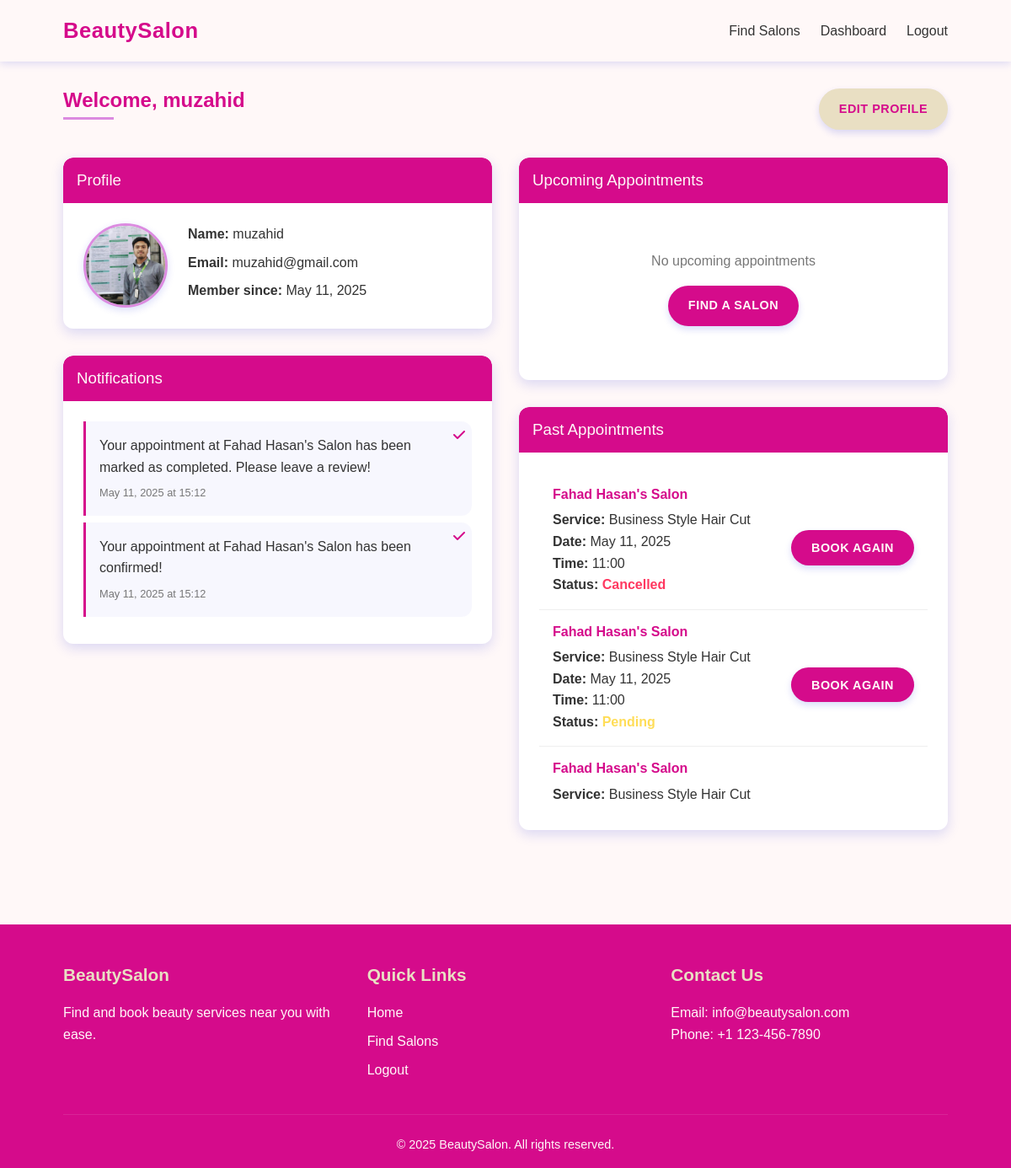
Page /customer/dashboard (signed in) on the committed database.
### app.py (models this page shows)
class User(db.Model, UserMixin):
    id = db.Column(db.Integer, primary_key=True)
    email = db.Column(db.String(100), unique=True, nullable=False)
    password = db.Column(db.String(200), nullable=False)
    name = db.Column(db.String(100), nullable=False)
    role = db.Column(db.String(20), nullable=False)  # 'customer' or 'salon_owner'
    profile_picture = db.Column(db.String(200), default='default_profile.jpg')
    date_created = db.Column(db.DateTime, default=datetime.utcnow)

class Notification(db.Model):
    id = db.Column(db.Integer, primary_key=True)
    user_id = db.Column(db.Integer, db.ForeignKey('user.id'), nullable=False)
    content = db.Column(db.Text, nullable=False)
    timestamp = db.Column(db.DateTime, default=datetime.utcnow)
    is_read = db.Column(db.Boolean, default=False)
    type = db.Column(db.String(50))  # appointment, message, system
    related_id = db.Column(db.Integer)  # ID of related entity (appointment, message)

class Appointment(db.Model):
    id = db.Column(db.Integer, primary_key=True)
    customer_id = db.Column(db.Integer, db.ForeignKey('user.id'), nullable=False)
    salon_id = db.Column(db.Integer, db.ForeignKey('salon.id'), nullable=False)
    service_id = db.Column(db.Integer, db.ForeignKey('service.id'), nullable=False)
    date = db.Column(db.Date, nullable=False)
    time = db.Column(db.Time, nullable=False)
    status = db.Column(db.String(20), default='pending')  # pending, confirmed, completed, cancelled
    created_at = db.Column(db.DateTime, default=datetime.utcnow)
    has_paid_deposit = db.Column(db.Boolean, default=False)
    deposit_amount = db.Column(db.Float, default=0.0)
    payment_method = db.Column(db.String(20), nullable=True)
    payment_status = db.Column(db.String(20), default='unpaid')  # unpaid, pending, completed
    discounted_price = db.Column(db.Float, default=0.0)
    transaction_id = db.Column(db.String(100), nullable=True)
    customer = db.relationship('User', foreign_keys=[customer_id])
    salon = db.relationship('Salon', foreign_keys=[salon_id])
    service = db.relationship('Service', foreign_keys=[service_id])

class Salon(db.Model):
    id = db.Column(db.Integer, primary_key=True)
    owner_id = db.Column(db.Integer, db.ForeignKey('user.id'), nullable=False)
    name = db.Column(db.String(100), nullable=False)
    description = db.Column(db.Text)
    location = db.Column(db.String(200), nullable=False)
    phone = db.Column(db.String(20))
    opening_time = db.Column(db.String(50))
    closing_time = db.Column(db.String(50))
    weekly_closing = db.Column(db.String(50))  # Day of week when salon is closed
    images = db.relationship('SalonImage', backref='salon', lazy=True, cascade="all, delete-orphan")
    services = db.relationship('Service', backref='salon', lazy=True, cascade="all, delete-orphan")
    employees = db.relationship('Employee', backref='salon', lazy=True, cascade="all, delete-orphan")

class Service(db.Model):
    id = db.Column(db.Integer, primary_key=True)
    salon_id = db.Column(db.Integer, db.ForeignKey('salon.id'), nullable=False)
    name = db.Column(db.String(100), nullable=False)
    description = db.Column(db.Text)
    price = db.Column(db.Float, nullable=False)
    duration = db.Column(db.Integer, nullable=False)  # duration in minutes

### app.py (the view)
@app.route('/customer/dashboard')
@login_required
def customer_dashboard():
    if current_user.role != 'customer':
        flash('Access denied.')
        return redirect(url_for('index'))
    all_appointments = Appointment.query.filter_by(
        customer_id=current_user.id
    ).order_by(
        Appointment.date.desc(),
        Appointment.time.desc()
    ).all()
    past_appointments = [a for a in all_appointments if a.date < datetime.now().date()]
    upcoming_appointments = [a for a in all_appointments if a.date >= datetime.now().date()]
    notifications = Notification.query.filter_by(
        user_id=current_user.id,
        is_read=False
    ).order_by(
        Notification.timestamp.desc()
    ).all()
    return render_template('customer_dashboard.html',
                         past_appointments=past_appointments,
                         upcoming_appointments=upcoming_appointments,
                         notifications=notifications)

### templates/customer_dashboard.html (shortened to what this page needs)
{% extends 'base.html' %}
{% block extra_css %}
<link rel="stylesheet" href="{{ url_for('static', filename='css/customer.css') }}">
{% endblock %}
{% block content %}
<div class="dashboard">
    <div class="dashboard-header">
        <h2>Welcome, {{ current_user.name }}</h2>
        <a href="{{ url_for('customer_profile') }}" class="btn btn-secondary">Edit Profile</a>
    </div>
    <div class="dashboard-grid">
        <div class="dashboard-column">
            <div class="dashboard-card">
                <div class="dashboard-card-header">
                    <h3>Profile</h3>
                </div>
                <div class="dashboard-card-body">
                    <div class="profile-info">
                        <div class="profile-picture">
                            {% if current_user.profile_picture and current_user.profile_picture != 'default_profile.jpg'
                            %}
                            <img src="{{ url_for('static', filename=current_user.profile_picture) }}"
                                alt="{{ current_user.name }}">
                            {% else %}
                            <div class="profile-placeholder">
                                <i class="fas fa-user"></i>
                            </div>
                            {% endif %}
                        </div>
                        <div class="profile-details">
                            <p><strong>Name:</strong> {{ current_user.name }}</p>
                            <p><strong>Email:</strong> {{ current_user.email }}</p>
                            <p><strong>Member since:</strong> {{ current_user.date_created.strftime('%B %d, %Y') }}</p>
                        </div>
                    </div>
                </div>
            </div>
            <div class="dashboard-card">
                <div class="dashboard-card-header">
                    <h3>Notifications</h3>
                </div>
                <div class="dashboard-card-body">
                    <div class="notification-list">
                        {% if notifications %}
                        {% for notification in notifications %}
                        <div class="notification-item" data-id="{{ notification.id }}">
                            <div class="notification-content">
                                {{ notification.content }}
                            </div>
                            <div class="notification-time">
                                {{ notification.timestamp.strftime('%B %d, %Y at %H:%M') }}
                            </div>
                            <button class="btn-mark-read" onclick="markNotificationRead('{{ notification.id }}')">
                                <i class="fas fa-check"></i>
                            </button>
                        </div>
                        {% endfor %}
                        {% else %}
                        <div class="empty-state">
                            <p>No new notifications</p>
                        </div>
                        {% endif %}
                    </div>
                </div>
            </div>
        </div>
        <div class="dashboard-column">
            <div class="dashboard-card">
                <div class="dashboard-card-header">
                    <h3>Upcoming Appointments</h3>
                </div>
                <div class="dashboard-card-body">
                    <div class="appointment-list">
                        {% if upcoming_appointments %}
                        {% for appointment in upcoming_appointments %}
                        <div class="appointment-item">
                            <div class="appointment-info">
                                <h4>{{ appointment.salon.name }}</h4>
                                <p><strong>Service:</strong> {{ appointment.service.name }}</p>
                                <p><strong>Date:</strong> {{ appointment.date.strftime('%B %d, %Y') }}</p>
                                <p><strong>Time:</strong> {{ appointment.time.strftime('%H:%M') }}</p>
                                <p><strong>Status:</strong> <span class="status-{{ appointment.status }}">{{
                                        appointment.status.capitalize() }}</span></p>
                            </div>
                            {% if appointment.has_paid_deposit %}
                            <div class="appointment-payment-info">
                                <span class="payment-badge success">
                                    <i class="fas fa-check-circle"></i> Deposit Paid
                                </span>
                                <p class="discount-note">5% discount applied</p>
                                <p class="price-details">
                                    <span class="original-price">৳{{ "%.2f"|format(appointment.service.price) }}</span>
                                    <span class="discounted-price">৳{{ "%.2f"|format(appointment.discounted_price)
                                        }}</span>
                                </p>
                                <p class="payment-method">
                                    <small>Paid via {{ appointment.payment_method }}</small>
                                </p>
                            </div>
                            {% elif appointment.deposit_amount > 0 %}
                            <div class="appointment-payment-info">
                                <span class="payment-badge pending">
                                    <i class="fas fa-clock"></i> Payment Pending
                                </span>
                                <a href="{{ url_for('payment_gateway', appointment_id=appointment.id) }}"
                                    class="btn-complete-payment">
                                    Complete Payment
                                </a>
                            </div>
                            {% endif %}
                            <div class="appointment-actions">
                                <form action="{{ url_for('cancel_appointment', appointment_id=appointment.id) }}"
                                    method="POST">
                                    <input type="hidden" name="csrf_token" value="{{ csrf_token() }}" />
                                    <button type="submit" class="btn btn-danger">Cancel</button>
                                </form>
                                <button class="btn btn-secondary"
                                    onclick="showMessageForm('{{ appointment.salon.owner_id }}', '{{ appointment.id }}')">
                                    Message Salon
                                </button>
                            </div>
                        </div>
                        {% endfor %}
                        {% else %}
                        <div class="empty-state">
                            <p>No upcoming appointments</p>
                            <a href="{{ url_for('find_salons') }}" class="btn btn-primary">Find a Salon</a>
                        </div>
                        {% endif %}
                    </div>
                </div>
            </div>
            <div class="dashboard-card">
                <div class="dashboard-card-header">
                    <h3>Past Appointments</h3>
                </div>
                <div class="dashboard-card-body">
                    <div class="appointment-list">
                        {% if past_appointments %}
                        {% for appointment in past_appointments %}
                        <div class="appointment-item">
                            <div class="appointment-info">
                                <h4>{{ appointment.salon.name }}</h4>
                                <p><strong>Service:</strong> {{ appointment.service.name }}</p>
                                <p><strong>Date:</strong> {{ appointment.date.strftime('%B %d, %Y') }}</p>
                                <p><strong>Time:</strong> {{ appointment.time.strftime('%H:%M') }}</p>
                                <p><strong>Status:</strong> <span class="status-{{ appointment.status }}">{{
                                        appointment.status.capitalize() }}</span></p>
                            </div>
                            <div class="appointment-actions">
                                <form action="{{ url_for('book_again', appointment_id=appointment.id) }}" method="POST">
                                    <button type="submit" class="btn btn-primary">Book Again</button>
                                </form>
                            </div>
                        </div>
                        {% endfor %}
                        {% else %}
                        <div class="empty-state">
                            <p>No past appointments</p>
                        </div>
                        {% endif %}
                    </div>
                </div>
            </div>
        </div>
    </div>
</div>
{% endblock %}

### templates/base.html (shortened to what this page needs)
<!DOCTYPE html>
<html lang="en">
<head>
    <link rel="stylesheet" href="{{ url_for('static', filename='css/style.css') }}">
    {% block extra_css %}{% endblock %}
    <link rel="stylesheet" href="https://cdnjs.cloudflare.com/ajax/libs/font-awesome/6.1.1/css/all.min.css">
</head>
<body>
    <nav class="navbar">
        <div class="container">
            <div class="navbar-brand">
                <a href="{{ url_for('index') }}">BeautySalon</a>
            </div>
            <div class="navbar-menu">
                <a href="{{ url_for('find_salons') }}">Find Salons</a>
                {% if current_user.is_authenticated %}
                    {% if current_user.role == 'customer' %}
                        <a href="{{ url_for('customer_dashboard') }}">Dashboard</a>
                    {% else %}
                        <a href="{{ url_for('salon_dashboard') }}">Dashboard</a>
                    {% endif %}
                    <a href="{{ url_for('logout') }}">Logout</a>
                {% else %}
                    <a href="{{ url_for('login') }}">Login</a>
                    <a href="{{ url_for('signup') }}">Sign Up</a>
                {% endif %}
            </div>
        </div>
    </nav>
    <div class="content">
        <div class="container">
            {% block content %}{% endblock %}
        </div>
    </div>
    <footer class="footer">
        <div class="container">
            <div class="footer-content">
                <div class="footer-section">
                    <h3>BeautySalon</h3>
                    <p>Find and book beauty services near you with ease.</p>
                </div>
                <div class="footer-section">
                    <h3>Quick Links</h3>
                    <ul>
                        <li><a href="{{ url_for('index') }}">Home</a></li>
                        <li><a href="{{ url_for('find_salons') }}">Find Salons</a></li>
                        {% if current_user.is_authenticated %}
                            <li><a href="{{ url_for('logout') }}">Logout</a></li>
                        {% else %}
                            <li><a href="{{ url_for('login') }}">Login</a></li>
                            <li><a href="{{ url_for('signup') }}">Sign Up</a></li>
                        {% endif %}
                    </ul>
                </div>
                <div class="footer-section">
                    <h3>Contact Us</h3>
                    <p>Email: info@beautysalon.com</p>
                    <p>Phone: +1 123-456-7890</p>
                </div>
            </div>
            <div class="footer-bottom">
                <p>&copy; 2025 BeautySalon. All rights reserved.</p>
            </div>
        </div>
    </footer>
</body>
</html>

### rows in the picture
User: name "muzahid", profile_picture (picture), email "muzahid@gmail.com", date_created "May 11, 2025"
Notification: content "Your appointment at Fahad Hasan's Salon has been marked as completed. Please leave a review!", timestamp "May 11, 2025 at 15:12"
Notification: content "Your appointment at Fahad Hasan's Salon has been confirmed!", timestamp "May 11, 2025 at 15:12"
Appointment: salon.name "Fahad Hasan's Salon", service.name "Business Style Hair Cut", date "May 11, 2025", time "11:00", status "Cancelled"
Appointment: salon.name "Fahad Hasan's Salon", service.name "Business Style Hair Cut", date "May 11, 2025", time "11:00", status "Pending"
Appointment: salon.name "Fahad Hasan's Salon", service.name "Business Style Hair Cut"
